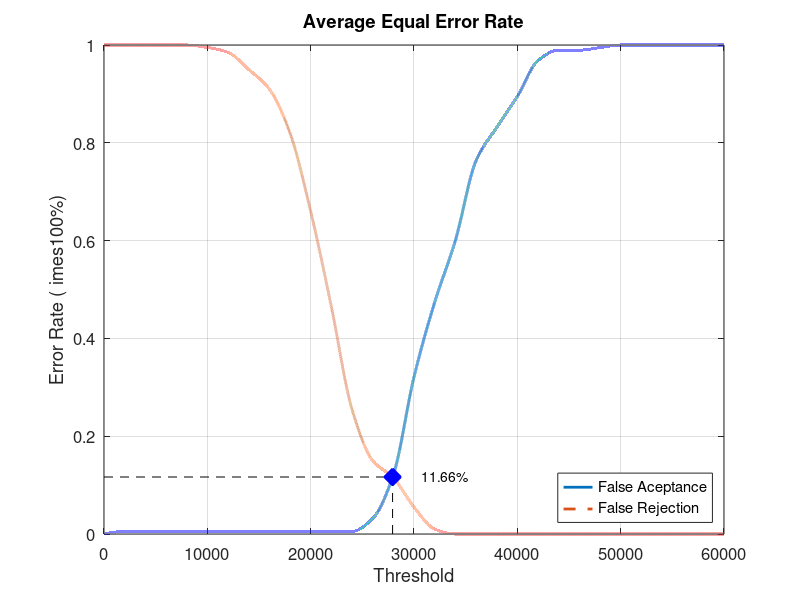
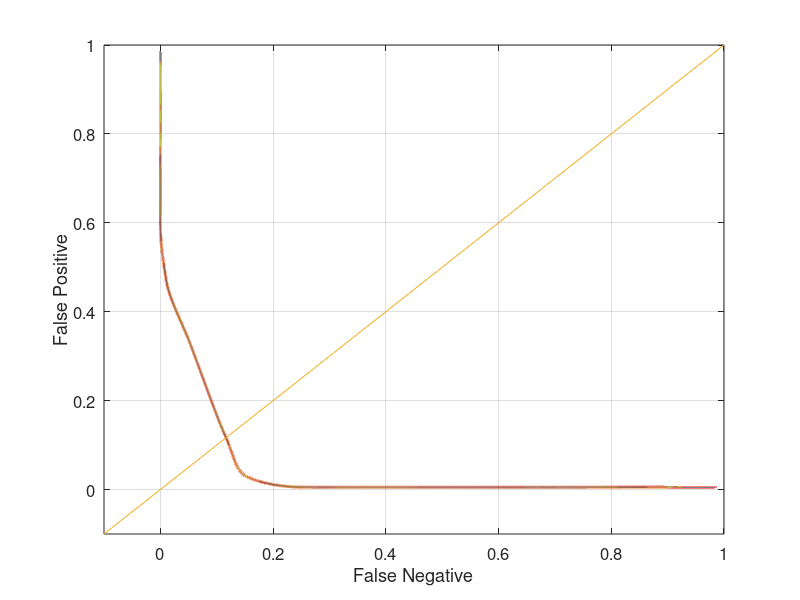

The MATLAB script that drew these images, in order:
close all;
clear;
clc;
x = 0:2000:60000;
xq = 0:0.5:60000;

y0 = [0 0.00526316 0.00526316 0.00526316 0.00526316 0.00526316 0.00526316 0.00526316 0.00526316 0.00526316 0.00526316 0.00526316 0.00526316 0.0315789 0.121053 0.321053 0.473684 0.6 0.763158 0.831579 0.894737 0.968421 0.989474 0.989474 0.994737 1 1 1 1 1 1]
yy0 = interp1(x, y0, xq, 'pchip');
y1 = [1 1 1 1 1 0.995 0.985 0.95 0.91 0.82 0.66 0.465 0.255 0.15 0.115 0.055 0.01 0 0 0 0 0 0 0 0 0 0 0 0 0 0]
yy1 = interp1(x, y1, xq, 'pchip');

% Calculating EER: 
y2 = abs(y0 - y1);
find(y2 == min(y2))
yy2 = abs(yy0 - yy1);
xEER = find(yy2 == min(yy2));
xEERIndex = xq(xEER) % X-axis EER
yEER = yy0(xEER) % Y-axis EER

main = figure
plot(xq, yy0,'-','LineWidth', 2);	hold on
plot(xq, yy1,'--','LineWidth', 2);	hold on
plot([xEERIndex xEERIndex], [0 yEER], 'k--');	hold on
plot([0 xEERIndex], [yEER yEER], 'k--');	hold on
plot(xEERIndex, yEER, 'bx', 'LineWidth', 10);	hold on
text(xEERIndex + 10 * xEERIndex / 100, yEER, [num2str(round((10000 * yEER)) / 100) '%'])
legend('False Aceptance', 'False Rejection', 'Location', 'SouthEast')
xlabel('Threshold')
ylabel('Error Rate (	imes100%)')
title('Average Equal Error Rate')
set(gca, 'FontSize', 12)
axis([0 60000 0 1])
grid on

print(main, 'Database3_1Main', '-dpng');
FNRxFPR = figure('Color', [1 1 1]);
plot(yy1, yy0, '-', yy1, yy0, 'LineWidth', 2);
hold on
y = -0.1:0.1:1
plot(y, y); 
set(gca, 'FontSize', 12)
xlabel('False Negative')
ylabel('False Positive')
axis([-0.1 1 -0.1 1])
set(gca, 'FontSize', 12)
grid on

print(FNRxFPR, 'Database3_1FNRxFPR','-dpng');
